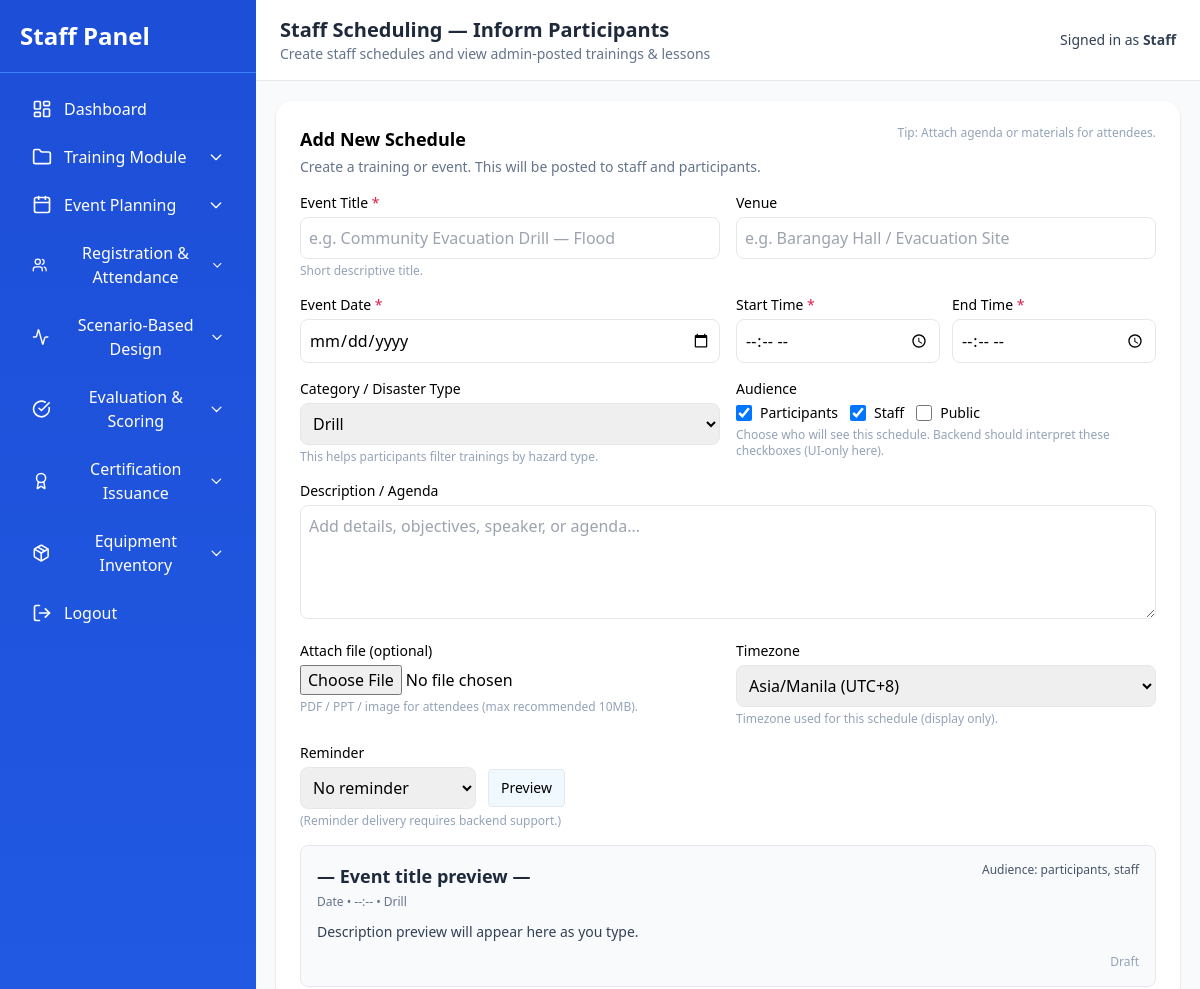
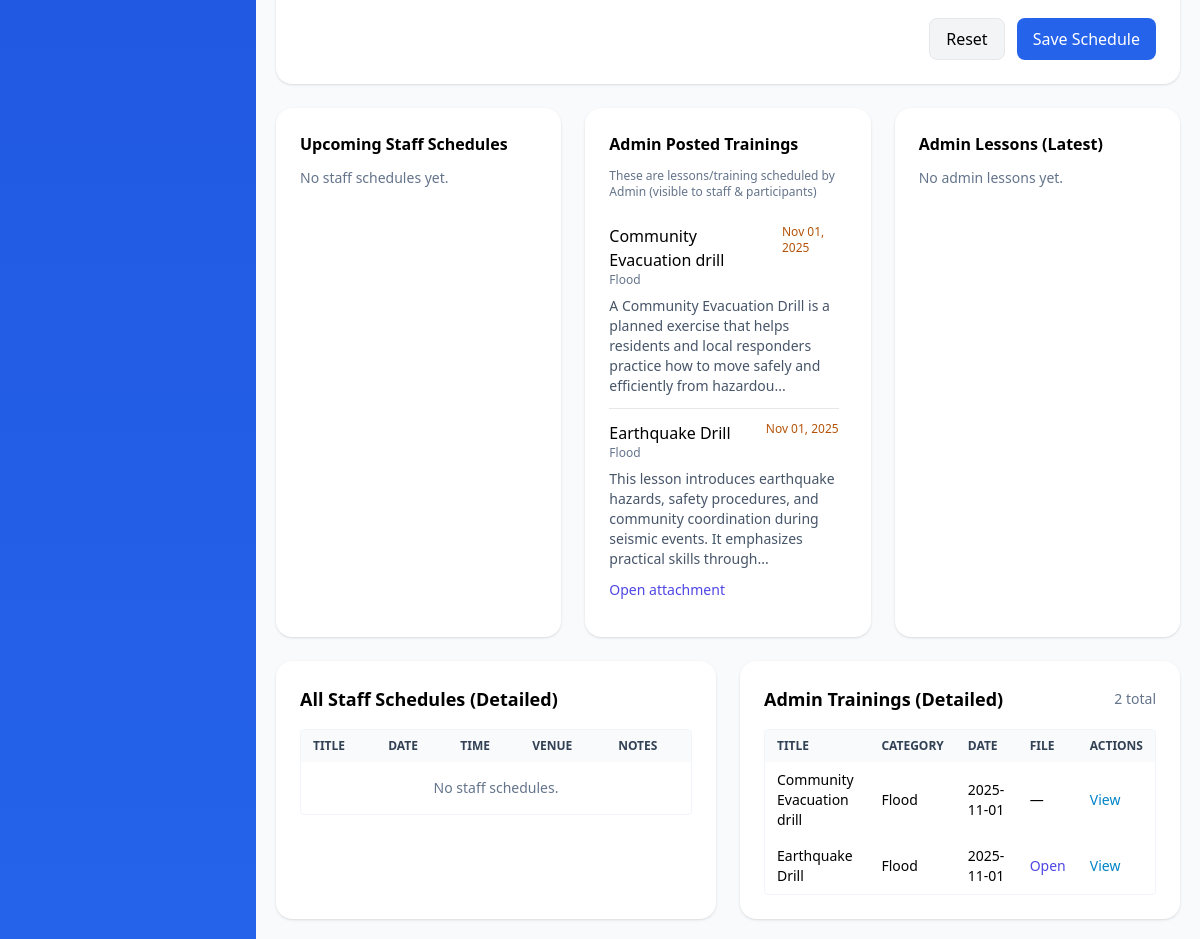
Page /staff/module1/module1.3.php on the committed database (2 pictures, top to bottom).
### tables this page shows
CREATE TABLE `drills` (
  `id` int(11) NOT NULL,
  `title` varchar(255) NOT NULL,
  `date` date NOT NULL,
  `details` text NOT NULL,
  `created_at` timestamp NOT NULL DEFAULT current_timestamp(),
  `type` varchar(100) NOT NULL DEFAULT 'Drill',
  `file_path` varchar(512) DEFAULT NULL
);

### staff/module1/module1.3.php (the view, shortened to what the rows shown need)
<?php
$host = "localhost";
$user = "root";
$pass = "";
$db   = "training_management";
$conn = new mysqli($host, $user, $pass, $db);
$conn->query("CREATE TABLE IF NOT EXISTS schedules (
  id INT AUTO_INCREMENT PRIMARY KEY,
  title VARCHAR(255) NOT NULL,
  description TEXT,
  event_date DATE NOT NULL,
  start_time TIME NOT NULL,
  end_time TIME NOT NULL,
  venue VARCHAR(255),
  created_at TIMESTAMP DEFAULT CURRENT_TIMESTAMP
) ENGINE=InnoDB DEFAULT CHARSET=utf8mb4");
$conn->query("CREATE TABLE IF NOT EXISTS drills (
  id INT AUTO_INCREMENT PRIMARY KEY,
  title VARCHAR(255) NOT NULL,
  details TEXT NOT NULL,
  `date` DATE NOT NULL,
  `type` VARCHAR(100) NOT NULL DEFAULT 'Drill',
  file_path VARCHAR(512) DEFAULT NULL,
  created_at DATETIME DEFAULT CURRENT_TIMESTAMP
) ENGINE=InnoDB DEFAULT CHARSET=utf8mb4");
$conn->query("CREATE TABLE IF NOT EXISTS lessons (
  id INT AUTO_INCREMENT PRIMARY KEY,
  title VARCHAR(255) NOT NULL,
  content TEXT NOT NULL,
  created_at TIMESTAMP DEFAULT CURRENT_TIMESTAMP
) ENGINE=InnoDB DEFAULT CHARSET=utf8mb4");
$drills = $conn->query("SELECT id,title,details,`date`,type,file_path,created_at FROM drills ORDER BY `date` ASC");
function esc($s){ return htmlspecialchars($s ?? '', ENT_QUOTES, 'UTF-8'); }
?>
<!DOCTYPE html>
<html lang="en">
<head>
  <script src="https://cdn.tailwindcss.com"></script>
</head>
<body class="bg-gray-100 font-sans">
  <div class="app">
    <div class="main-wrap">
      <header class="bg-white border-b px-6 py-4 flex items-center justify-between">
        <div>
          <h1 class="text-xl font-semibold text-slate-800">Staff Scheduling — Inform Participants</h1>
        </div>
      </header>
      <main class="main-scroll" role="main">
        <div class="max-w-7xl mx-auto space-y-6">
<section class="bg-white p-6 rounded-2xl shadow">
  <div class="flex items-start justify-between mb-4">
    <div>
      <h2 class="text-lg font-semibold">Add New Schedule</h2>
    </div>
  </div>
</section>
          <div class="grid grid-cols-1 lg:grid-cols-3 gap-6">
            <section class="lg:col-span-1 bg-white p-6 rounded-2xl shadow">
              <div class="card-scroll divide-y">
                <?php if ($drills && $drills->num_rows): ?>
                  <?php while ($d = $drills->fetch_assoc()): ?>
                    <div class="py-3">
                      <div class="flex justify-between items-start gap-3">
                        <div>
                          <div class="font-medium"><?= esc($d['title']) ?></div>
                          <div class="text-xs text-slate-500"><?= esc($d['type']) ?></div>
                        </div>
                        <div class="text-xs text-amber-700"><?= date('M d, Y', strtotime($d['date'])) ?></div>
                      </div>
                      <div class="text-sm text-slate-600 mt-2"><?= esc((strlen($d['details'])>150? substr($d['details'],0,150).'...' : $d['details'])) ?></div>
                      <?php if (!empty($d['file_path'])): ?>
                        <div class="mt-2"><a class="text-indigo-600 text-sm" href="<?= esc($d['file_path']) ?>" target="_blank">Open attachment</a></div>
                      <?php endif; ?>
                    </div>
                  <?php endwhile; ?>
                <?php else: ?>
                  <div class="text-sm text-slate-500">No admin trainings scheduled.</div>
                <?php endif; ?>
              </div>
            </section>
          </div>
          <div class="grid grid-cols-1 lg:grid-cols-2 gap-6">
            <section class="bg-white p-6 rounded-2xl shadow col-span-1">
              <div class="overflow-auto rounded border border-slate-100">
                <table class="min-w-full text-sm">
                  <thead class="bg-slate-50 text-slate-700 text-xs uppercase sticky top-0">
                    <tr>
                      <th class="px-3 py-2 text-left">Title</th>
                      <th class="px-3 py-2 text-left">Date</th>
                      <th class="px-3 py-2 text-left">Time</th>
                      <th class="px-3 py-2 text-left">Venue</th>
                      <th class="px-3 py-2 text-left">Notes</th>
                    </tr>
                  </thead>
                </table>
              </div>
            </section>
            <section class="bg-white p-6 rounded-2xl shadow col-span-1">
              <div class="overflow-auto rounded border border-slate-100">
                <table class="min-w-full text-sm">
                  <thead class="bg-slate-50 text-slate-700 text-xs uppercase sticky top-0">
                    <tr>
                      <th class="px-3 py-2 text-left">Title</th>
                      <th class="px-3 py-2 text-left">Category</th>
                      <th class="px-3 py-2 text-left">Date</th>
                      <th class="px-3 py-2 text-left">File</th>
                      <th class="px-3 py-2 text-left">Actions</th>
                    </tr>
                  </thead>
                  <tbody>
                    <?php
                      $allDrills = $conn->query("SELECT id,title,details,`date`,type,file_path,created_at FROM drills ORDER BY `date` ASC");
                      if ($allDrills && $allDrills->num_rows):
                        while ($dd = $allDrills->fetch_assoc()):
                    ?>
                      <tr class="hover:bg-slate-50">
                        <td class="px-3 py-2 font-medium"><?= esc($dd['title']) ?></td>
                        <td class="px-3 py-2"><?= esc($dd['type']) ?></td>
                        <td class="px-3 py-2"><?= esc($dd['date']) ?></td>
                        <td class="px-3 py-2"><?php if (!empty($dd['file_path'])): ?><a href="<?= esc($dd['file_path']) ?>" class="text-indigo-600" target="_blank">Open</a><?php else: ?>—<?php endif; ?></td>
                        <td class="px-3 py-2">
                          <a href="staff_view_drill.php?id=<?= (int)$dd['id'] ?>" class="text-sky-600">View</a>
                        </td>
                      </tr>
                    <?php
                        endwhile;
                      else:
                    ?>
                      <tr><td colspan="5" class="p-4 text-center text-slate-500">No admin trainings.</td></tr>
                    <?php endif; ?>
                  </tbody>
                </table>
              </div>
            </section>
          </div>
        </div>
      </main>
    </div>
  </div>
</body>
</html>

### rows in the picture
drills: title "Community Evacuation drill", type "Flood", date "Nov 01, 2025", details "A Community Evacuation Drill is a planned exercise that helps residents and local responders practice how to move safely and efficiently from hazardou...", date "2025-11-01"
drills: title "Earthquake Drill", type "Flood", date "Nov 01, 2025", details "This lesson introduces earthquake hazards, safety procedures, and community coordination during seismic events. It emphasizes practical skills through...", date "2025-11-01"

### other values in the picture
$_SESSION['username'] "Staff"
$drills->num_rows "2"
